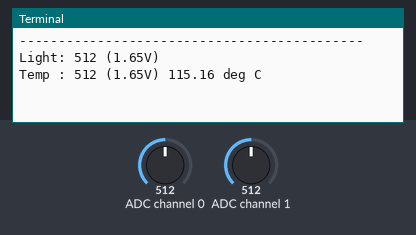
A program run on a simulated Raspberry Pi (BCM pin numbers). Shown: the last lines printed to the terminal. Inputs (shaded band) come from the test bench; at power-on: ADC channel 0 = 512, ADC channel 1 = 512 (analog values on the 0–1023 scale).

Above: at 1.2 s.
1.3 s: ADC channel 0 set to 716
At 5.7 s:
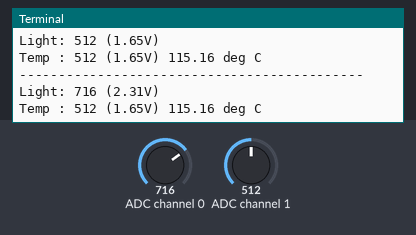
7.3 s: ADC channel 1 set to 716
At 10.7 s:
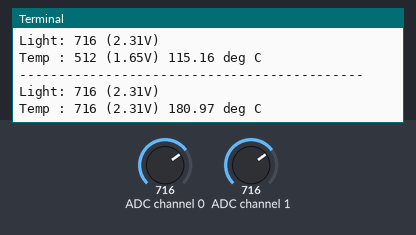
13.3 s: ADC channel 0 set to 900
At 15.8 s:
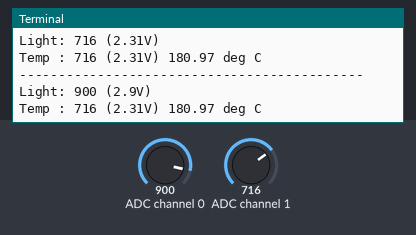
19.3 s: ADC channel 1 set to 900
At 20.9 s:
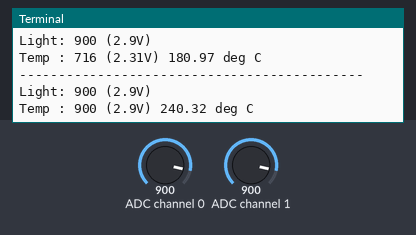
Timing chart, 0 to 22.4 s (numbered marks = the images above; inputs shaded):
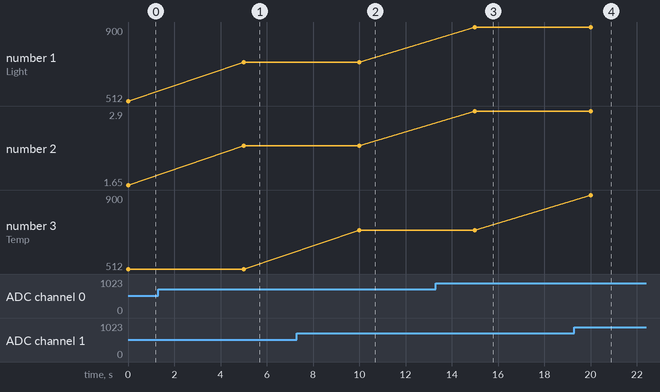

Measured:
- after the input at 1.3 s, the terminal: prints a new line after 3.7 s (image 1)
- after the input at 7.3 s, the terminal: prints a new line after 2.7 s (image 2)
- after the input at 13.3 s, the terminal: prints a new line after 1.7 s (image 3)
- after the input at 19.3 s, the terminal: prints a new line after 0.71 s (image 4)
- plotted number 1: 512 → 716 after the input at 1.3 s, 716 → 900 after the input at 13.3 s
- plotted number 2: 1.65 → 2.31 after the input at 1.3 s, 2.31 → 2.9 after the input at 13.3 s

The program:

GPIO_mcp3008.py
```python
#!/usr/bin/python

import spidev
import time
import os

# Open SPI bus
spi = spidev.SpiDev()
spi.open(0,0)

# Function to read SPI data from MCP3008 chip
# Channel must be an integer 0-7
def ReadChannel(channel):
  adc = spi.xfer2([1,(8+channel)<<4,0])
  data = ((adc[1]&3) << 8) + adc[2]
  return data

# Function to convert data to voltage level,
# rounded to specified number of decimal places.
def ConvertVolts(data,places):
  volts = (data * 3.3) / float(1023)
  volts = round(volts,places)
  return volts

# Function to calculate temperature from
# TMP36 data, rounded to specified
# number of decimal places.
def ConvertTemp(data,places):

  # ADC Value
  # (approx)  Temp  Volts
  #    0      -50    0.00
  #   78      -25    0.25
  #  155        0    0.50
  #  233       25    0.75
  #  310       50    1.00
  #  465      100    1.50
  #  775      200    2.50
  # 1023      280    3.30

  temp = ((data * 330)/float(1023))-50
  temp = round(temp,places)
  return temp

# Define sensor channels
light_channel = 0
temp_channel  = 1

# Define delay between readings
delay = 5

while True:

  # Read the light sensor data
  light_level = ReadChannel(light_channel)
  light_volts = ConvertVolts(light_level,2)

  # Read the temperature sensor data
  temp_level = ReadChannel(temp_channel)
  temp_volts = ConvertVolts(temp_level,2)
  temp       = ConvertTemp(temp_level,2)

  # Print out results
  print "--------------------------------------------"
  print("Light: {} ({}V)".format(light_level,light_volts))
  print("Temp : {} ({}V) {} deg C".format(temp_level,temp_volts,temp))

  # Wait before repeating loop
  time.sleep(delay)
```
